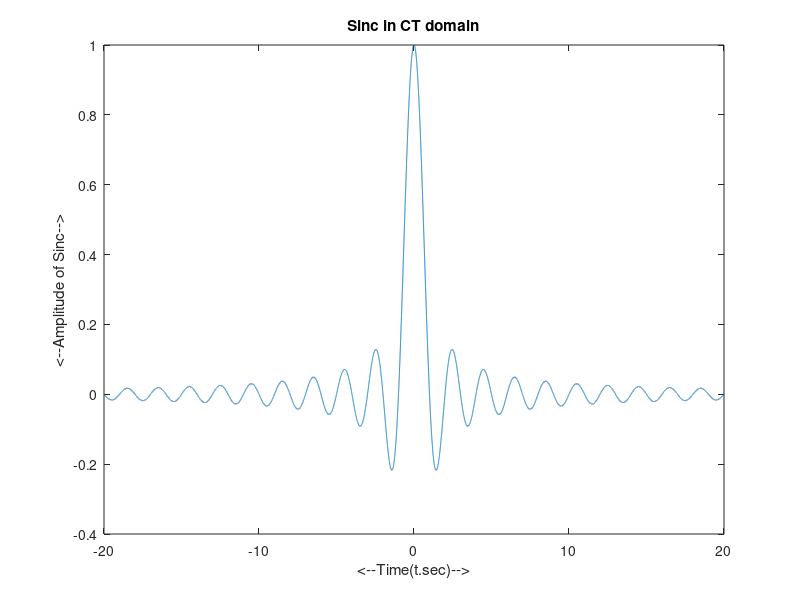

Write MATLAB code to recreate this figure.
t= -20:0.001:20;
y = sin(pi.*t)./(pi.*t);
plot(t,y);
title ('Sinc in CT domain')
xlabel('<--Time(t.sec)-->')
ylabel('<--Amplitude of Sinc-->')